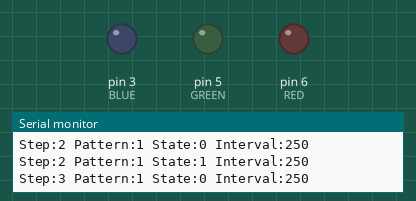
Simulated run of this sketch. Board: Arduino Uno, built with avr-gcc and run on an emulated ATmega328P. Parts: output pins drawn as LEDs (lit = HIGH), the last lines printed to the serial monitor.

Above: at 1.7 s.
At 4.3 s:
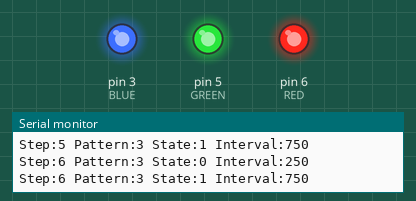
Timing chart, 0 to 8.4 s (numbered marks = the images above):
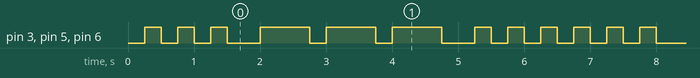

The sketch:

led_sos.ino
```cpp
#define BLUE 3
#define GREEN 5
#define RED 6

unsigned long previousMillis = 0;
int flashState = 0;  // 0=OFF, 1=ON
int morseStep = 0;
int interval = 250;
int patternLength = 11;

int sosPattern[] = {1,1,1, 2,3,3,3, 2,1,1,1, 2,2,2,2,2,2,2,2,2,2,2,2,2};  // 1=dot, 3=dash, 2=space

void setup() {
  Serial.begin(9600);
  pinMode(RED, OUTPUT);
  pinMode(GREEN, OUTPUT);
  pinMode(BLUE, OUTPUT);
}

void loop() {
  unsigned long currentMillis = millis();

  if (currentMillis - previousMillis >= interval) {
    previousMillis = currentMillis;

    int patternVal = sosPattern[morseStep];

    if (flashState == 0) {  // Currently OFF - start flash
      if (patternVal == 2) {  // Space: skip to OFF time
        interval = 250;
        morseStep++;
      } else {
        flashState = 1;  // Turn ON
        interval = (patternVal == 1) ? 250 : 750;  // Dot or dash duration
        analogWrite(RED, 255);
        analogWrite(GREEN, 255);
        analogWrite(BLUE, 255);
      }
    } else {  // Currently ON - turn OFF and advance
      flashState = 0;  // Turn OFF
      analogWrite(RED, 0);
      analogWrite(GREEN, 0);
      analogWrite(BLUE, 0);
      interval = 250;  // OFF time between elements
      morseStep++;
    }

    if (morseStep >= patternLength) morseStep = 0;

    Serial.print("Step:"); Serial.print(morseStep);
    Serial.print(" Pattern:"); Serial.print(patternVal);
    Serial.print(" State:"); Serial.print(flashState);
    Serial.print(" Interval:"); Serial.println(interval);
  }
}
```

Measured:
- by itself, pin 3 (BLUE), pin 5 (GREEN), pin 6 (RED): repeats every 6.5 s: 2 × (LOW 0.25 s, HIGH 0.25 s), LOW 0.50 s, 2 × (HIGH 0.75 s, LOW 0.25 s), HIGH 0.75 s, LOW 0.50 s, 3 × (HIGH 0.25 s, LOW 0.25 s), HIGH 0.25 s
- by itself, everything shown: repeats every 6.5 s, in 18 steps
